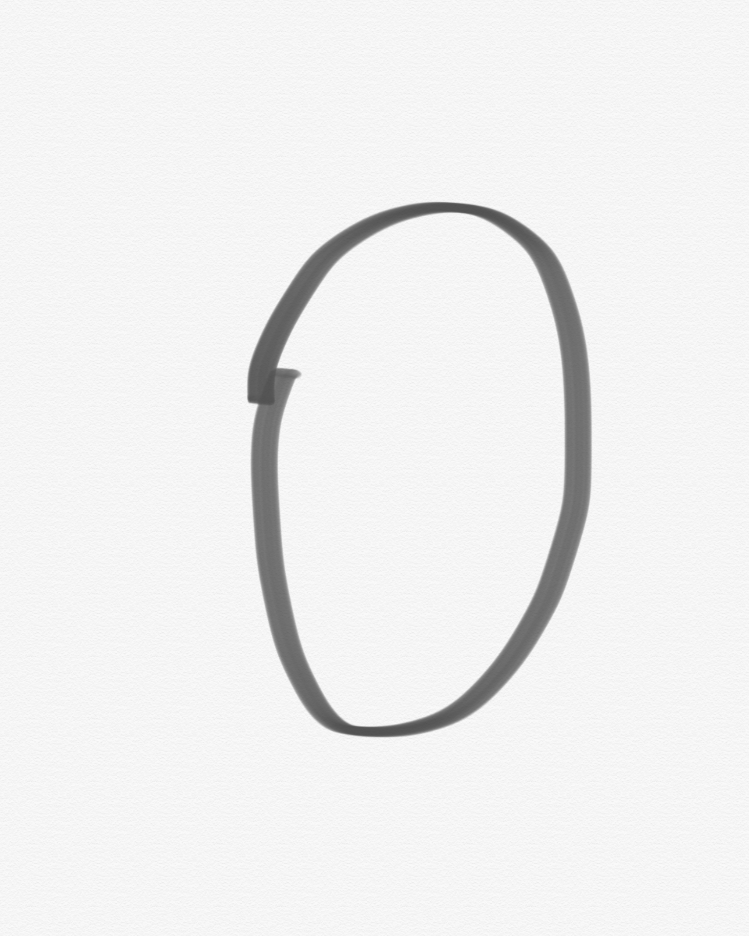
#> input picture neural/pic/0.png, 749 x 936 px
$ python -i pre.py   (imports and definitions only)
#> lines starting #> are read from the running program, lines starting #| are printed output that depends on the picture; after the words box and inside, x2 and y2 are one past the last pixel; in counts of white or black regions, pixels touching at a corner belong together
import cv2
import numpy as np


def image_process(file_path):
#> called with file_path = '../neural/pic/0.png'
    img = cv2.imread(file_path, 0)
#> img is the input picture: shape (936, 749); min 80, max 251, mean 239.3
    blur = cv2.GaussianBlur(img, (3, 3), 0)  # 高斯模糊
    ret, binary = cv2.threshold(blur, 170, 255, cv2.THRESH_BINARY)  # 二值化
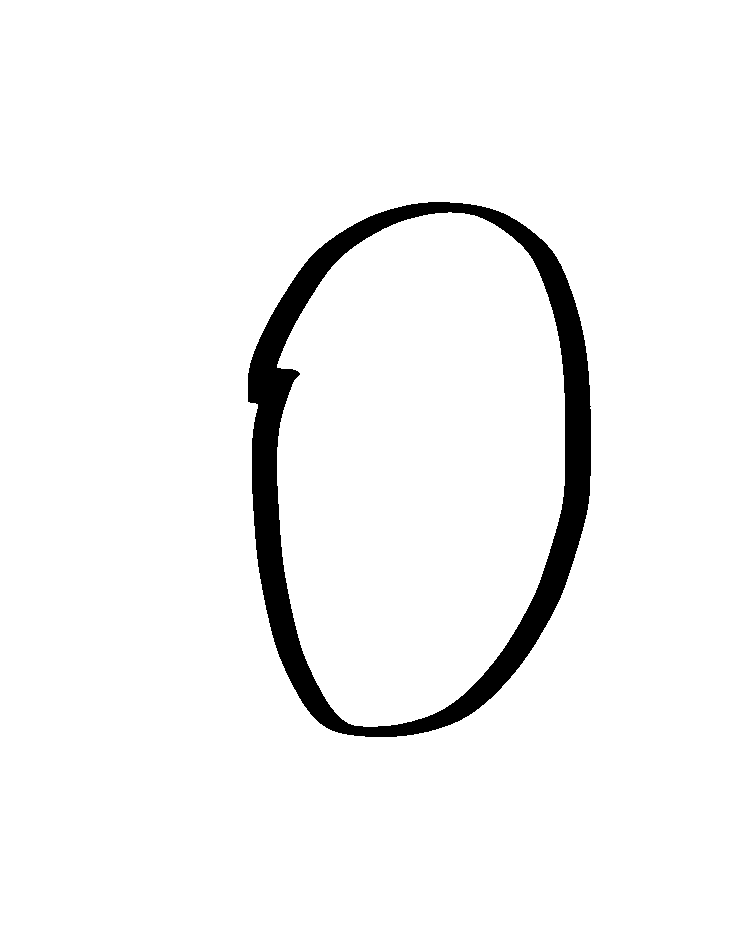
#> binary: shape (936, 749); 95.7% white; 1 black region, box (x1, y1, x2, y2) and area: (248, 202, 591, 737) 30342

    kernel = np.ones((10, 10), np.uint8)
    erosion = cv2.erode(binary, kernel)         # 膨胀
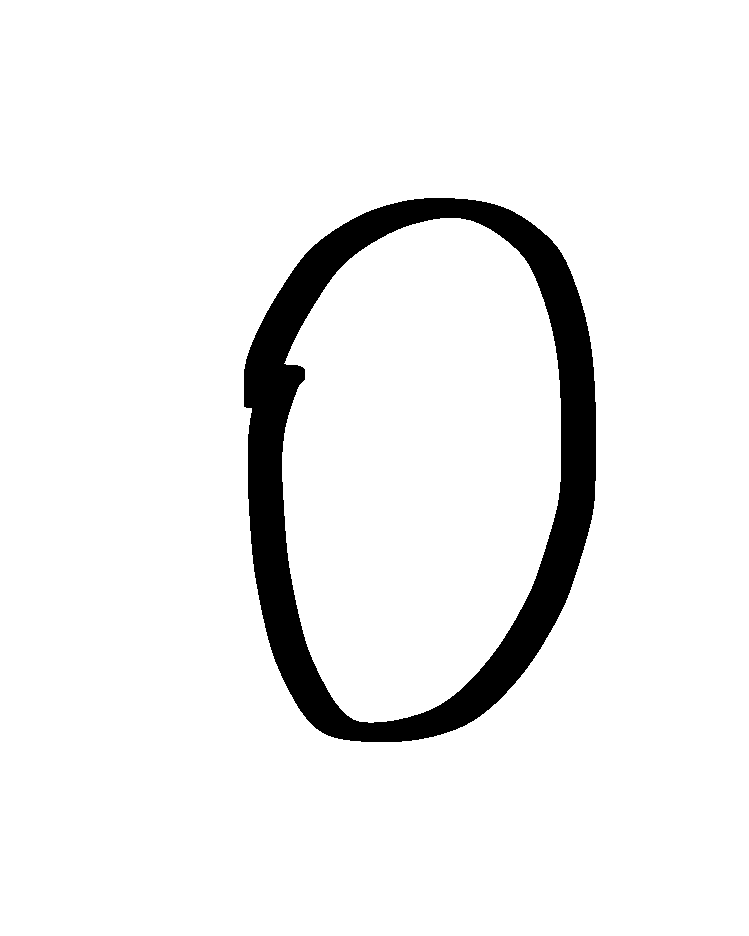
#> erosion: shape (936, 749); 93.5% white; 1 black region, box (x1, y1, x2, y2) and area: (244, 198, 596, 742) 45718
    dilation = cv2.dilate(erosion, kernel)      # 腐蚀
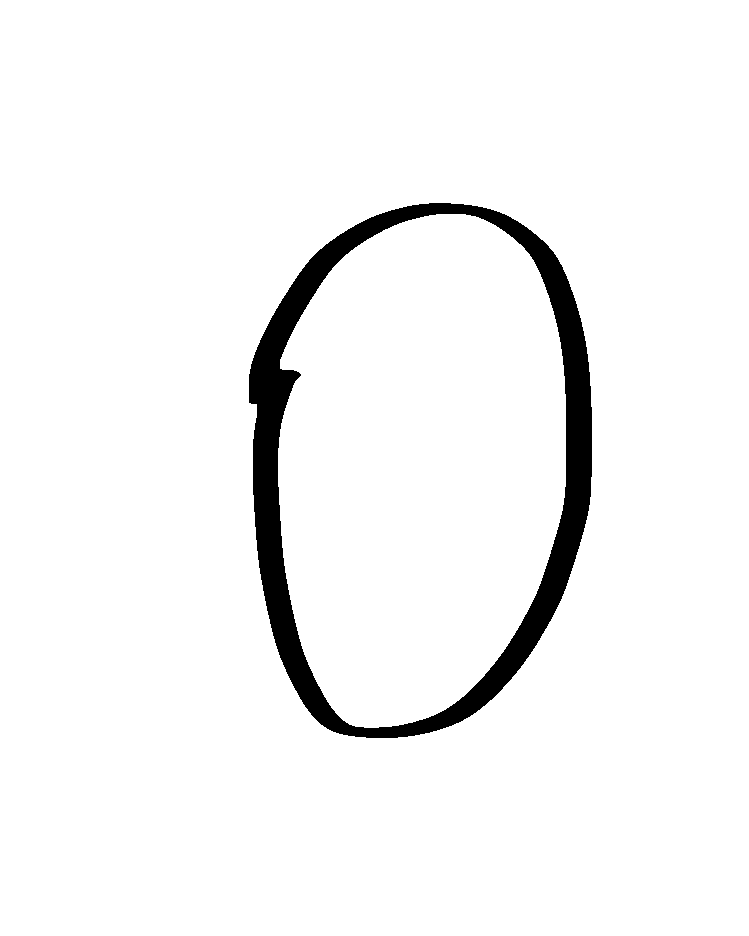
#> dilation: shape (936, 749); 95.7% white; 1 black region, box (x1, y1, x2, y2) and area: (249, 203, 592, 738) 30373

    left, top, right, bottom = 66535, 66535, 0, 0
    # 获取数字边界
    height, width = dilation.shape
#> height = 936; width = 749
    for i in range(height):
        for j in range(width):
            if binary[i, j] == 0:
                left = min(left, j)
                right = max(right, j)
                top = min(top, i)
                bottom = max(bottom, i)
    left = max(left-100, 0)
    right = min(right+100, width)
#> right = 690
    top = max(top-100, 0)
    bottom = min(bottom+100, height)
#> bottom = 836

    img = binary[top:bottom, left:right]
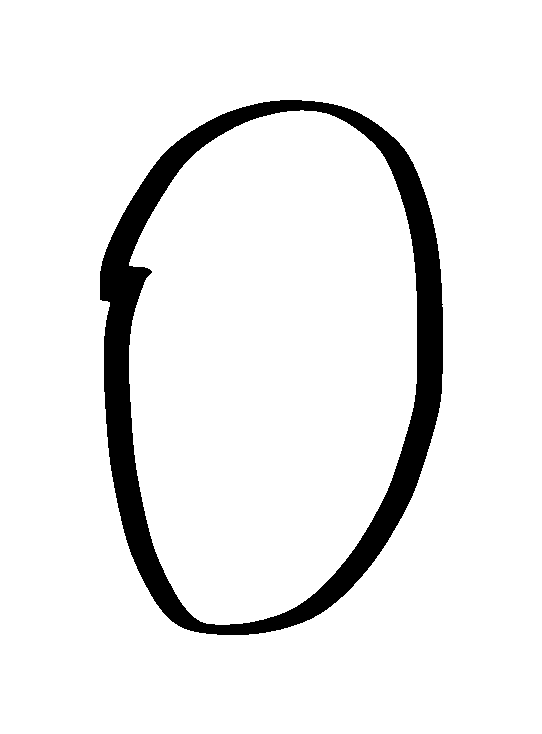
#> img: shape (734, 542); 92.4% white; 1 black region, box (x1, y1, x2, y2) and area: (100, 100, 443, 635) 30342
    img = cv2.resize(img, (28, 28))
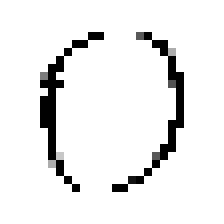
#> img: shape (28, 28) (shown 8 times larger); min 0, max 255, mean 236

    h0, w0 = img.shape
#> h0 = 28; w0 = 28
    pic_data = []
    for hx in range(h0):
        pic_data_element = []
        for wx in range(w0):
            pic_data_element.append(img[hx, wx])
        pic_data.append(pic_data_element)
#> after the loop, pic_data = 28 items

    return pic_data

>>> result = image_process('../neural/pic/0.png')
#> result = 28 items

$ run again, on neural/pic/1.png
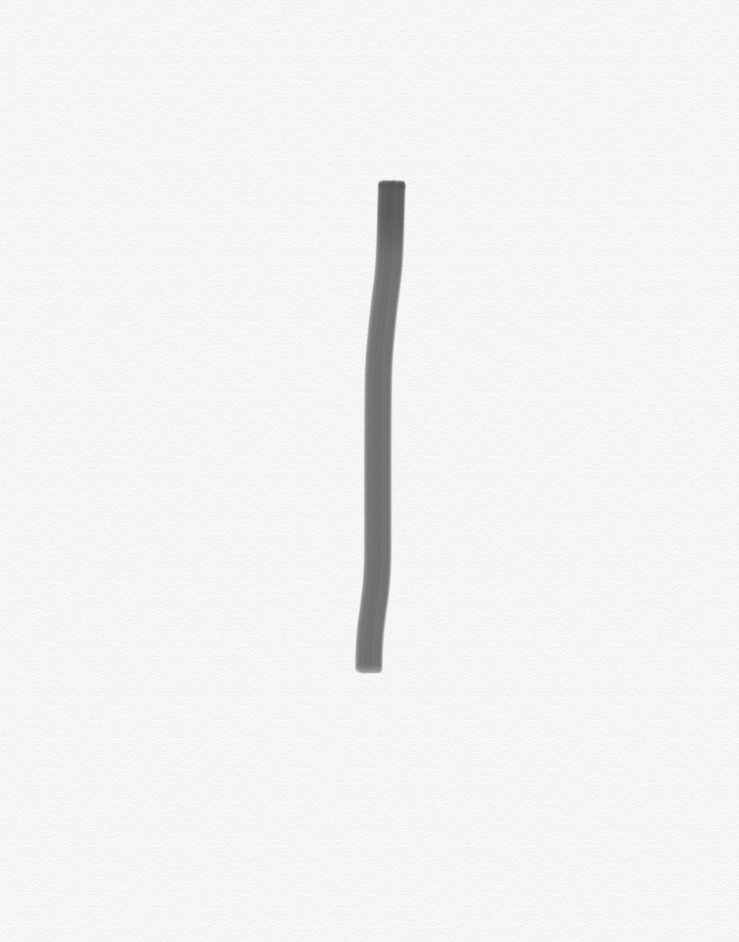
#> input picture neural/pic/1.png, 739 x 942 px
#> in image_process, img is the input picture: shape (942, 739); min 85, max 251, mean 242.8
#> in image_process, `ret, binary = cv2.threshold(blur, 170, 255, cv2.THRESH_BINARY)`:
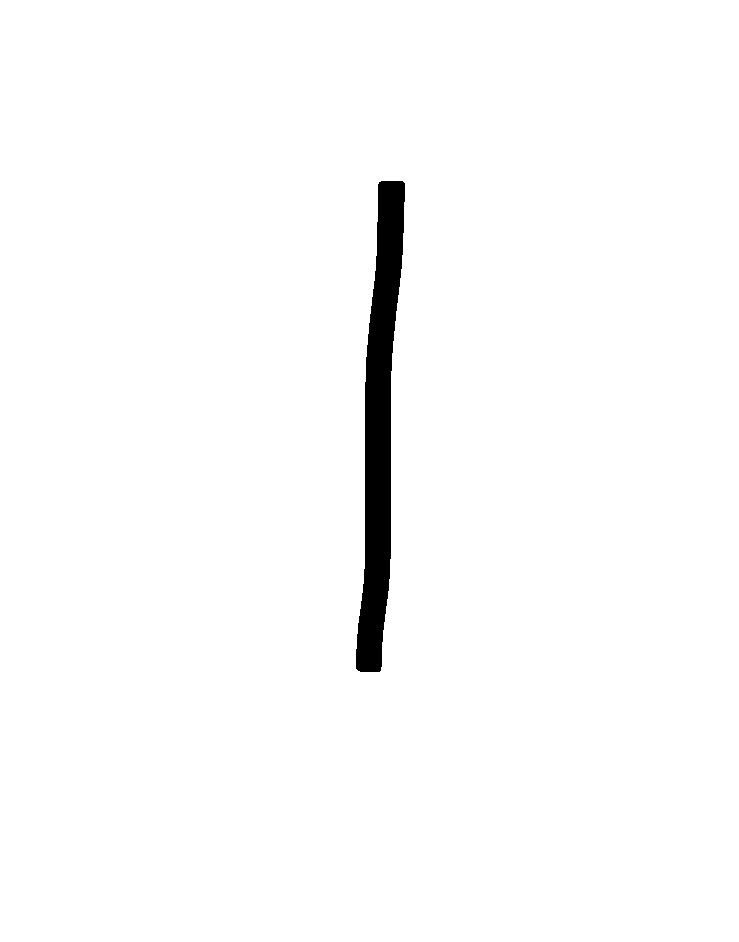
#> binary: shape (942, 739); 98.2% white; 1 black region, box (x1, y1, x2, y2) and area: (356, 181, 405, 672) 12701
#> erosion: shape (942, 739); 97.5% white; 1 black region, box (x1, y1, x2, y2) and area: (352, 177, 410, 677) 17642
#> dilation: shape (942, 739); 98.2% white; 1 black region, box (x1, y1, x2, y2) and area: (357, 182, 406, 673) 12701
#> in image_process, `img = cv2.resize(img, (28, 28))`:
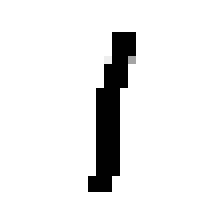
#> img: shape (28, 28) (shown 8 times larger); min 0, max 255, mean 235.7
#> after the loop in image_process, `for hx in range(h0):`: pic_data = 28 items

$ run again, on neural/pic/2.png
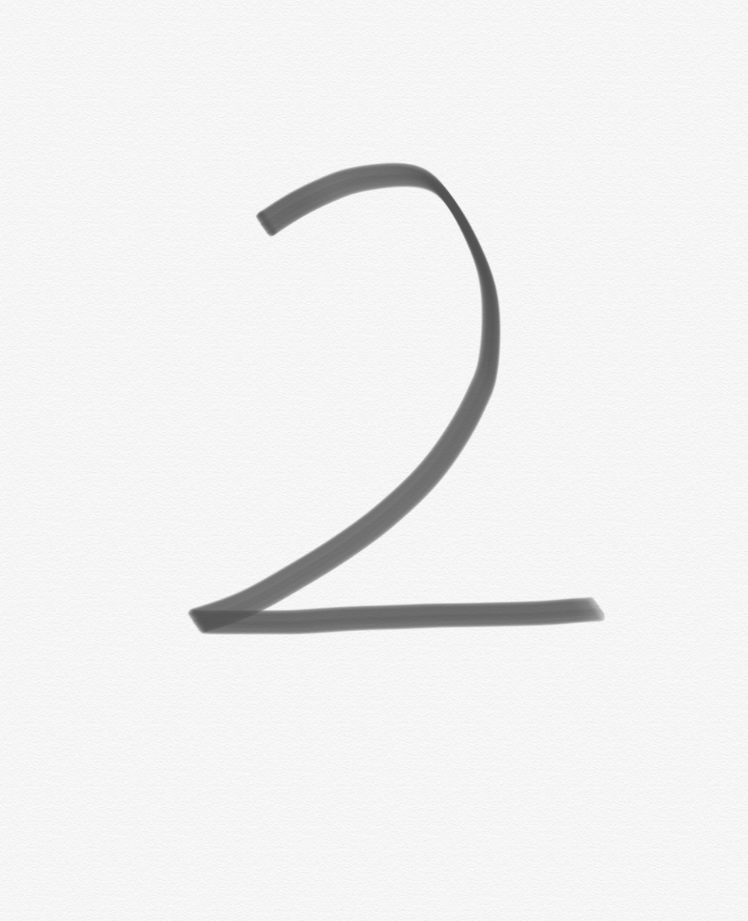
#> input picture neural/pic/2.png, 748 x 921 px
#> in image_process, img is the input picture: shape (921, 748); min 80, max 251, mean 240.2
#> in image_process, `ret, binary = cv2.threshold(blur, 170, 255, cv2.THRESH_BINARY)`:
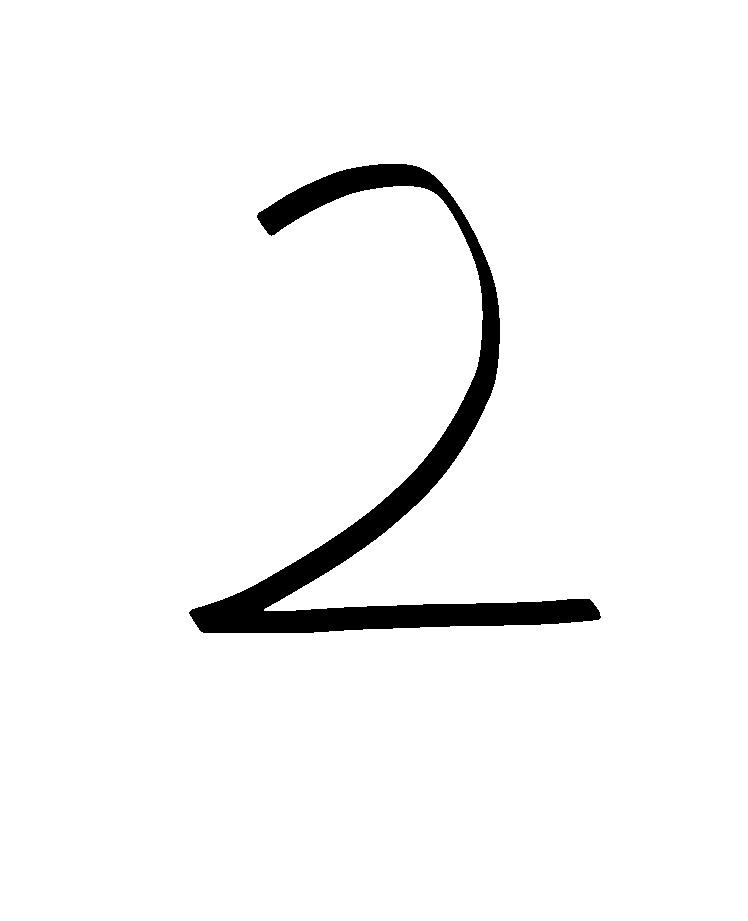
#> binary: shape (921, 748); 96.3% white; 1 black region, box (x1, y1, x2, y2) and area: (189, 164, 601, 633) 25361
#> erosion: shape (921, 748); 94.5% white; 1 black region, box (x1, y1, x2, y2) and area: (185, 160, 606, 638) 38041
#> dilation: shape (921, 748); 96.3% white; 1 black region, box (x1, y1, x2, y2) and area: (190, 165, 602, 634) 25450
#> in image_process, `img = cv2.resize(img, (28, 28))`:
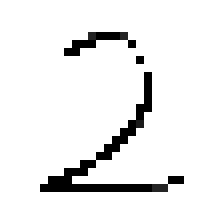
#> img: shape (28, 28) (shown 8 times larger); min 0, max 255, mean 237.3
#> after the loop in image_process, `for hx in range(h0):`: pic_data = 28 items

$ run again, on neural/pic/3.png
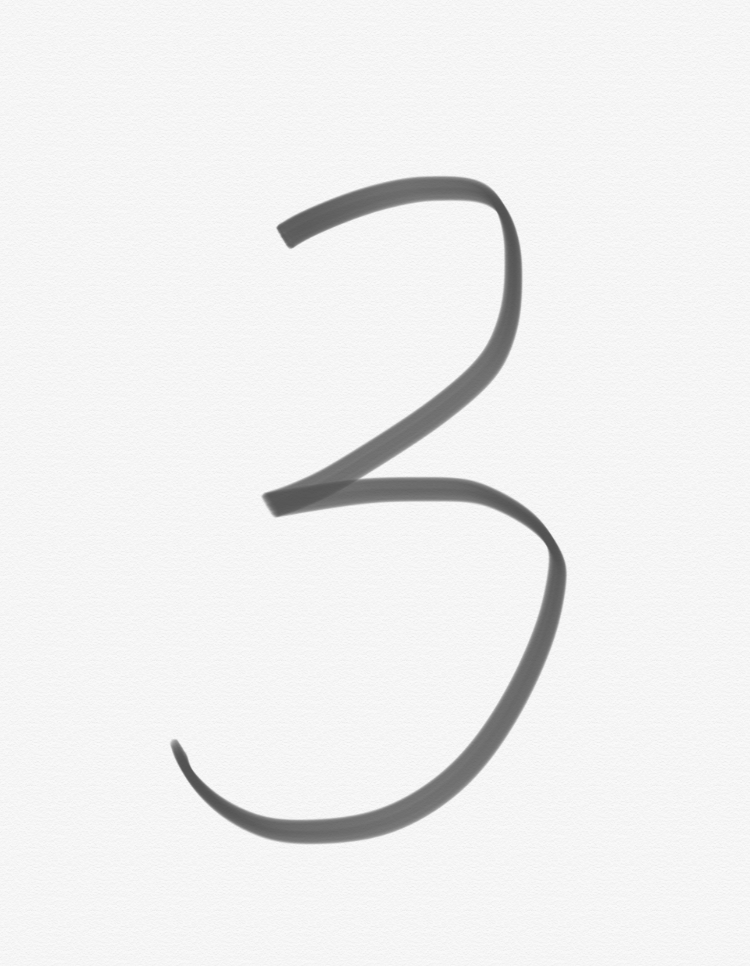
#> input picture neural/pic/3.png, 750 x 966 px
#> in image_process, img is the input picture: shape (966, 750); min 80, max 251, mean 239
#> in image_process, `ret, binary = cv2.threshold(blur, 170, 255, cv2.THRESH_BINARY)`:
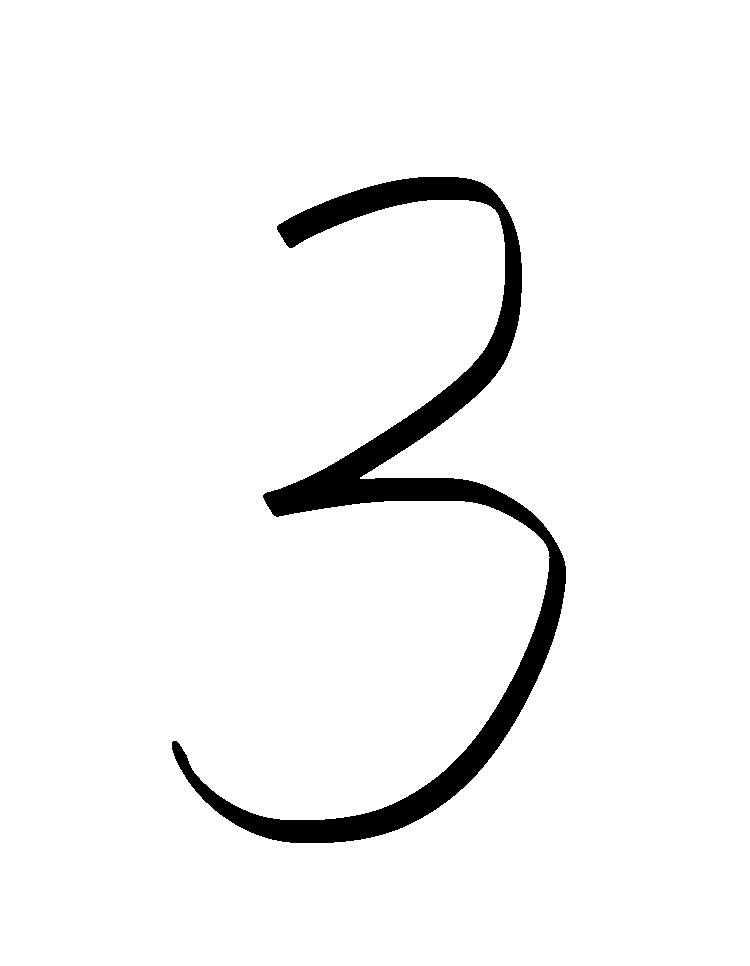
#> binary: shape (966, 750); 95.5% white; 1 black region, box (x1, y1, x2, y2) and area: (172, 177, 566, 843) 32344
#> erosion: shape (966, 750); 93.2% white; 1 black region, box (x1, y1, x2, y2) and area: (168, 173, 571, 848) 49292
#> dilation: shape (966, 750); 95.5% white; 1 black region, box (x1, y1, x2, y2) and area: (173, 178, 567, 844) 32435
#> in image_process, `img = cv2.resize(img, (28, 28))`:
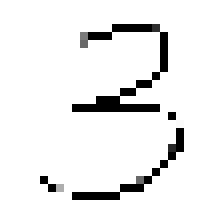
#> img: shape (28, 28) (shown 8 times larger); min 0, max 255, mean 237.2
#> after the loop in image_process, `for hx in range(h0):`: pic_data = 28 items
